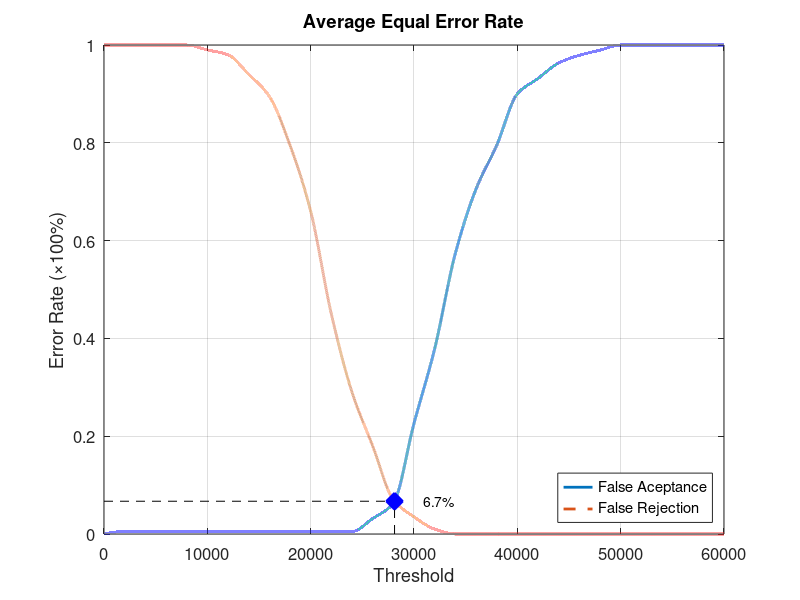
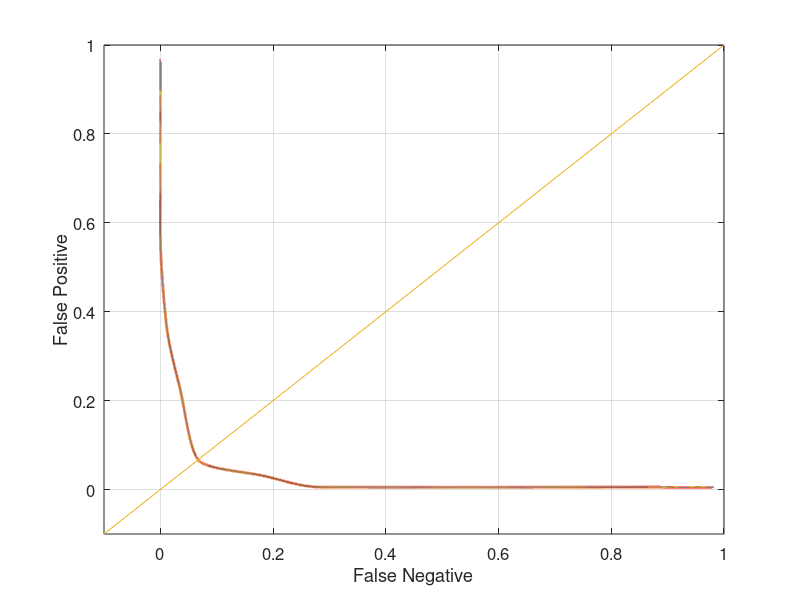

Reproduce these figures in MATLAB, in order.
function yEER = Database4_4
close all;
clear;
clc;
x = 0:2000:60000;
xq = 0:0.5:60000;

y0 = [0 0.00526316 0.00526316 0.00526316 0.00526316 0.00526316 0.00526316 0.00526316 0.00526316 0.00526316 0.00526316 0.00526316 0.00526316 0.0315789 0.0631579 0.226316 0.378947 0.573684 0.705263 0.794737 0.9 0.931579 0.963158 0.978947 0.989474 1 1 1 1 1 1];
yy0 = interp1(x, y0, xq, 'pchip');
y1 = [1 1 1 1 1 0.99 0.98 0.94 0.895 0.795 0.66 0.45 0.29 0.18 0.07 0.035 0.01 0 0 0 0 0 0 0 0 0 0 0 0 0 0];
yy1 = interp1(x, y1, xq, 'pchip');

% Calculating EER: 
y2 = abs(y0 - y1);
find(y2 == min(y2))
yy2 = abs(yy0 - yy1);
xEER = find(yy2 == min(yy2));
xEERIndex = xq(xEER) % X-axis EER
yEER = yy0(xEER) % Y-axis EER

main = figure
plot(xq, yy0,'-','LineWidth', 2);	hold on
plot(xq, yy1,'--','LineWidth', 2);	hold on
plot([xEERIndex xEERIndex], [0 yEER], 'k--');	hold on
plot([0 xEERIndex], [yEER yEER], 'k--');	hold on
plot(xEERIndex, yEER, 'bx', 'LineWidth', 10);	hold on
text(xEERIndex + 10 * xEERIndex / 100, yEER, [num2str(round((10000 * yEER)) / 100) '%'])
legend('False Aceptance', 'False Rejection', 'Location', 'SouthEast')
xlabel('Threshold')
ylabel('Error Rate (\times100%)')
title('Average Equal Error Rate')
set(gca, 'FontSize', 12)
axis([0 60000 0 1])
grid on

print(main, 'Database4_4Main', '-dpng');
FNRxFPR = figure('Color', [1 1 1]);
plot(yy1, yy0, '-', yy1, yy0, 'LineWidth', 2);
hold on
y = -0.1:0.1:1
plot(y, y); 
set(gca, 'FontSize', 12)
xlabel('False Negative')
ylabel('False Positive')
axis([-0.1 1 -0.1 1])
set(gca, 'FontSize', 12)
grid on

print(FNRxFPR, 'Database4_4FNRxFPR','-dpng');
end
